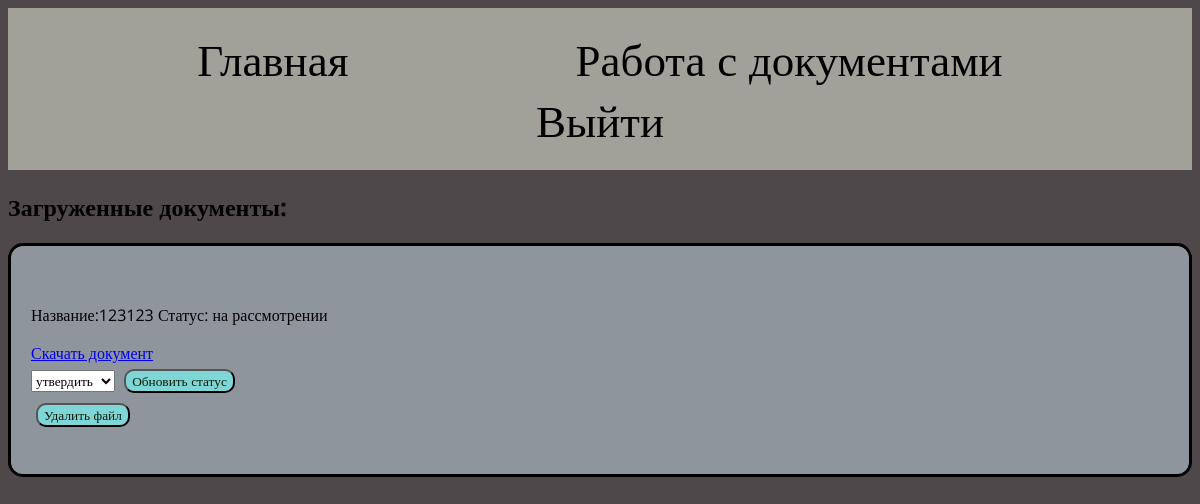
Page /docs/list (signed in) on the earlier database version.
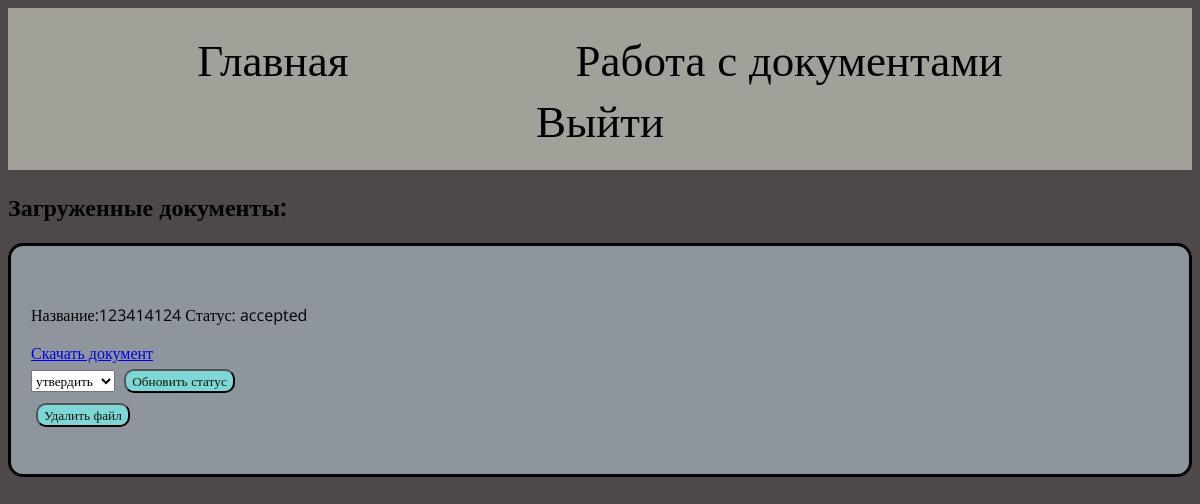
Same page on the later database version.
### docs/models.py (models this page shows, shortened)
class Document(models.Model):
    STATUS_CHOICES = [
        ('accepted', 'Утвердить'),
        ('rejected', 'Отклонить'),
    ]
    title = models.CharField(max_length=200)
    file = models.FileField(upload_to='documents/')
    status = models.CharField(max_length=15, choices=STATUS_CHOICES, default='на рассмотрении')
    uploaded_at = models.DateTimeField(auto_now_add=True)
    class Meta:
        verbose_name = "Документ"
        verbose_name_plural = "Документы"

### docs/views.py (the view)
# urls.py: path('list', views.document_list, name='document_list'),
@login_required
def document_list(request):
    documents = Document.objects.all()
    return render(request, 'documents/document_list.html', {'documents': documents})

### docs/templates/documents/document_list.html (shortened to what this page needs)
{% extends "main/layout.html" %}
{% block content %}
    <div id='file' align='left'>
        <h2>Загруженные документы:</h2>
        <div class = 'bordered-file'>
            <ul>
                {% for document in documents %}
                    <li>
                        <p href="{{ document.file.url }}"> Название:{{ document.title }} Статус: {{ document.status }}</p>
                        <a href="{% url 'download_document' document.id %}">Скачать документ</a>
                        {% if request.user.is_staff or request.user.moderator|yesno:"False,True" %}
                            <form method="post" action="{% url 'update_status' document.id %}">
                                <select name="status">
                                    <option value="accepted" {% if document.status == 'accepted' %}selected{% endif %}>утвердить</option>
                                </select>
                                <button type="submit">Обновить статус</button>
                            </form>
                            <form method="post" action="{% url 'delete_document' document.id %}">
                                <button type="submit">Удалить файл</button>
                            </form>
                        {% endif %}
                    </li>
                {% endfor %}
            </ul>
        </div>
{% endblock %}

Differences in the rows shown:
removed Document: title "123123", status "на рассмотрении"
added Document: title "123414124", status "accepted", status "утвердить"
